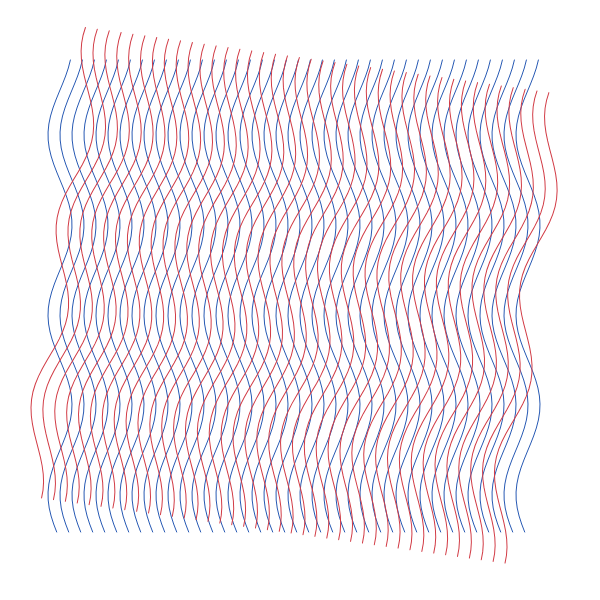
Frame 1 (no input)
Frame 60 (no input): identical to frame 1, image omitted
Frame 120 (the mouse pressed at the canvas centre since frame 60): identical to frame 1, image omitted

The p5.js sketch that drew this single still picture (run headless with seeded random() and noise() and a simulated clock; from frame 60 on, the mouse is pressed at the canvas centre):

// p5.js sketch
// ── sketch.js
let spacing = 12;

function setup() {
  createCanvas(600, 600);
  angleMode(DEGREES);
}

function draw() {
  background(255);
  noFill();
  strokeWeight(1);

  // blue wave layer
  stroke(40, 90, 180);

  for (let x = 60; x < 540; x += spacing) {

    beginShape();

    for (let y = 60; y < 540; y += 8) {
      let wave = sin(y * 2) * 12;
      vertex(x + wave, y);
    }

    endShape();
  }

  // red rotated wave layer
  push();

  translate(width / 2, height / 2);
  rotate(8);

  stroke(210, 60, 70);

  for (let x = -240; x < 240; x += spacing) {

    beginShape();

    for (let y = -240; y < 240; y += 8) {
      let wave = sin(y * 2) * 12;
      vertex(x + wave, y);
    }

    endShape();
  }

  pop();
}
